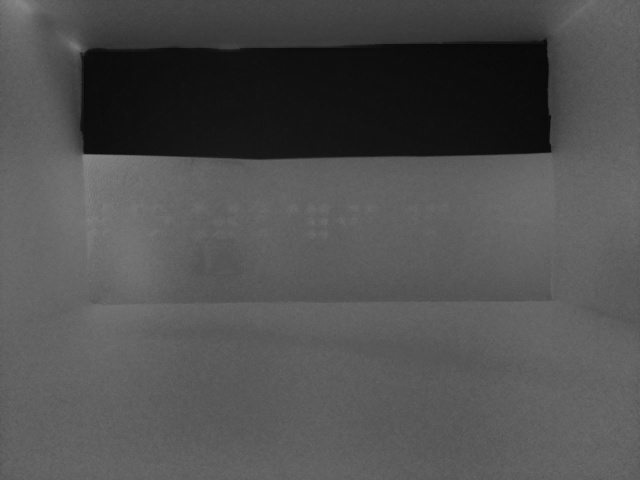
#> input picture braille_recognition_src/captured_img/test_cap_img12.jpg, 640 x 480 px, given in place of KakaoTalk_Photo_2024-01-31-15-26-36 005.jpeg, which was not available
$ python example5.py
#> lines starting #> are read from the running program, lines starting #| are printed output that depends on the picture; after the words box and inside, x2 and y2 are one past the last pixel; in counts of white or black regions, pixels touching at a corner belong together; pictures that were not available may be replaced by others from this repository, and a replacement may not be noted
import cv2
import argparse
import numpy as np

img= cv2.imread('KakaoTalk_Photo_2024-01-31-15-26-36 005.jpeg', cv2.IMREAD_COLOR)
#> img is the input picture: shape (480, 640, 3); min 8, max 138, mean 80.4

img2 = img.copy()

# 그레이스케일과 바이너리 스케일 변환
imgray = cv2.cvtColor(img, cv2.COLOR_BGR2GRAY)
# ret, th = cv2.threshold(imgray, 127, 255, cv2.THRESH_BINARY)

img_grayscale_gaussian1 = cv2.GaussianBlur(imgray, (3, 3), 0)
# img_grayscale_gaussian2 = cv2.GaussianBlur(img_grayscale, (1, 1), 0)
img_grayscale = cv2.adaptiveThreshold(img_grayscale_gaussian1, 255, cv2.ADAPTIVE_THRESH_MEAN_C, cv2.THRESH_BINARY_INV, 13, 0)
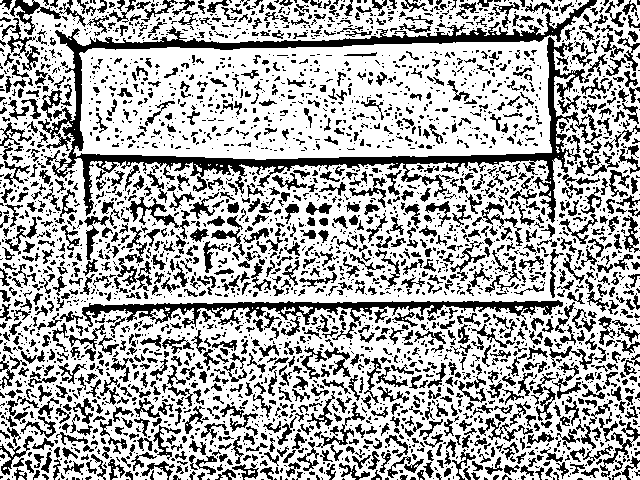
#> img_grayscale: shape (480, 640); 67.2% white; 3377 black regions (2269 under 20 px)

# 컨투어 찾기 ---①
contours, hierachy = cv2.findContours(img_grayscale, cv2.RETR_EXTERNAL, cv2.CHAIN_APPROX_SIMPLE)
#> contours = 52 contours, 50 with area under 20; largest, box (x1, y1, x2, y2) and area: (0, 0, 640, 480) 283287, (102, 161, 113, 170) 40
contour = contours[0]
#> contour = [[420, 478], [420, 479], [422, 479], [421, 478]]
# 전체 둘레의 0.05로 오차 범위 지정 ---②
epsilon = 0.05 * cv2.arcLength(contour, True)
#> epsilon = 0.271
# 근사 컨투어 계산 ---③
approx = cv2.approxPolyDP(contour, epsilon, True)
#> approx = [[420, 478], [420, 479], [422, 479], [421, 478]]

# 각각 컨투어 선 그리기 ---④
cv2.drawContours(img, [contour], -1, (0,255,0), 3)
#> img: shape (480, 640, 3); 0.01% of pixels changed, all inside (x1, y1, x2, y2) = (418, 476, 425, 480)
cv2.drawContours(img2, [approx], -1, (0,255,0), 3)

# 결과 출력
cv2.imshow('contour', img)
cv2.imshow('approx', img2)

cv2.waitKey(0) #아무키나 누르면 지나감 안에 값이 1이면 그냥 지나가지만 키를 눌렀을때 반응함
cv2.destroyAllWindows()

$ run again, on braille_recognition_src/captured_img/test_cap_img14.jpg
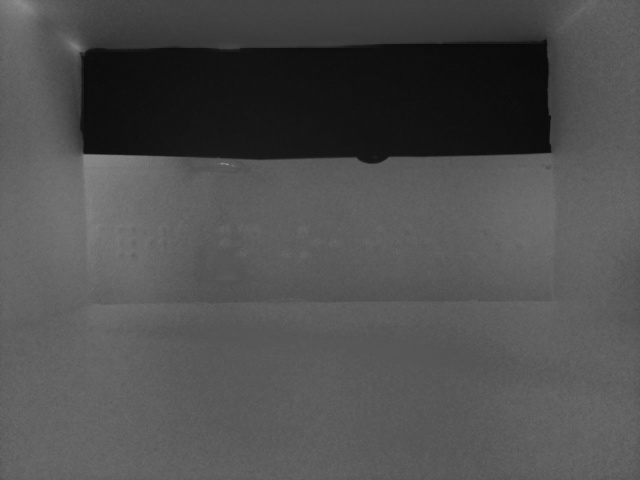
#> input picture braille_recognition_src/captured_img/test_cap_img14.jpg, 640 x 480 px, given in place of KakaoTalk_Photo_2024-01-31-15-26-36 005.jpeg, which was not available
#> img is the input picture: shape (480, 640, 3); min 8, max 146, mean 79.3
#> `img_grayscale = cv2.adaptiveThreshold(img_grayscale_gaussian1, 255, cv..`:
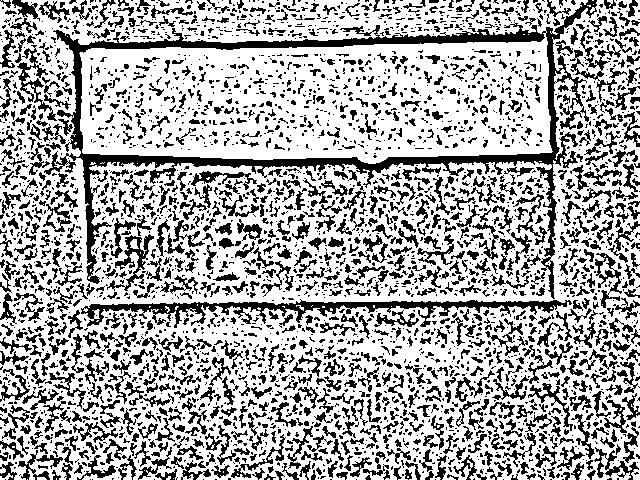
#> img_grayscale: shape (480, 640); 67.6% white; 3348 black regions (2298 under 20 px)
#> contours = 46 contours, 43 with area under 20; largest, box (x1, y1, x2, y2) and area: (0, 0, 640, 480) 282531, (627, 128, 640, 136) 46, (0, 473, 13, 480) 24
#> contour = [[27, 479]]
#> epsilon = 0
#> approx = [[27, 479]]
#> img: shape (480, 640, 3); under 0.01% of pixels changed, all inside (x1, y1, x2, y2) = (25, 477, 30, 480)
